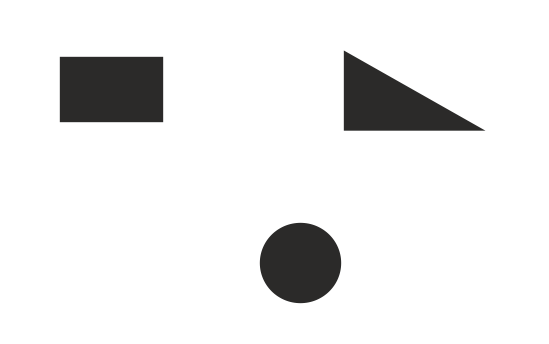
#> input picture ksztalty.png, 549 x 344 px
$ python segmentation.py
#> lines starting #> are read from the running program, lines starting #| are printed output that depends on the picture; after the words box and inside, x2 and y2 are one past the last pixel; in counts of white or black regions, pixels touching at a corner belong together
# segmentacja
import numpy as np
from functools import partial
import cv2

image = np.array([
    [1,0,0,0,1,0,0,1],
    [1,0,0,1,1,0,0,1],
    [1,1,0,0,0,0,1,1],
    [1,1,0,0,1,1,1,0],
    [1,1,1,0,0,0,0,0],
    [0,0,1,0,0,0,1,0],
    [1,0,1,0,0,0,1,1],
    [0,0,1,0,0,0,1,0],
])

current_index = 0


im = cv2.imread('ksztalty.png')
#> im is the input picture: shape (344, 549, 3); mean B, G, R 235.1, 235.2, 235.3
# im = cv2.resize(im, (512,256))
grey = cv2.cvtColor(im, cv2.COLOR_RGB2GRAY)
th, bin = cv2.threshold(grey,0, 255, cv2.THRESH_BINARY_INV+cv2.THRESH_OTSU)
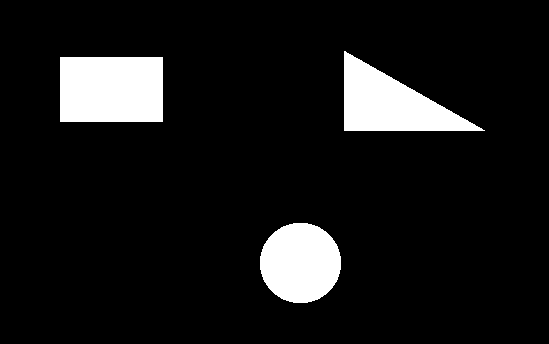
#> bin: shape (344, 549); 9.3% white; 3 white regions, box (x1, y1, x2, y2) and area: (60, 57, 163, 122) 6695, (344, 51, 485, 131) 5713, (260, 223, 341, 303) 5128
#> th = 148

def splitting(image):
    indices = image.copy()

    split(indices)
    merge(image, indices)
    indices[image == 0] = 0
    new_indices = clear_indices(indices)

    new_image = color_objects(image, new_indices)
    # cv2.imwrite('test.png',new_image)

    print(image)
    print(indices)
    #             y,x
    print(indices[3,6])
    print(new_indices)
    return new_image

def split(chunk, level=0):
#> called with level = 0
    global current_index
    try:
        size_x = len(chunk[0])
#> size_x = 549
    except IndexError:
        current_index += 1
        return current_index
    size_y = len(chunk)
#> size_y = 344
    a = int(size_x / 2)
#> a = 274
    b = int(size_y / 2)
#> b = 172
    temp = True
    for i in range(size_y):
        for j in range(size_x):
            if(chunk[i,j] != chunk[0,0]):
                temp = False
                break

    if not temp:
        f = partial(split, level=level+1)
        chunk[:b,:a] = f(chunk[:b,:a])
#> in split (call 2), `size_x = len(chunk[0])`: size_x = 274
#> in split (call 2), `size_y = len(chunk)`: size_y = 172
#> in split (call 2), `a = int(size_x / 2)`: a = 137
#> in split (call 2), `b = int(size_y / 2)`: b = 86
#> in split (call 4), `return np.full((size_y, size_x), current_index)`: returned value: shape (43, 68) int64; every value is 1
#> in split (call 5), `return np.full((size_y, size_x), current_index)`: returned value: shape (43, 69) int64; every value is 2
#> in split (call 2), `chunk[b:size_y, :a] = f(chunk[b:size_y, :a])`:
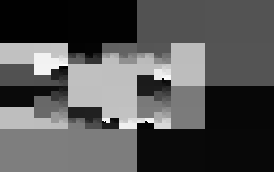
#> chunk: shape (172, 274); min 0, max 255, mean 84.1
#> chunk: shape (344, 549)
        chunk[:b, a:size_x] = f(chunk[:b, a:size_x])
        chunk[b:size_y, a:size_x] = f(chunk[b:size_y, a:size_x])
        chunk[b:size_y, :a] = f(chunk[b:size_y, :a])
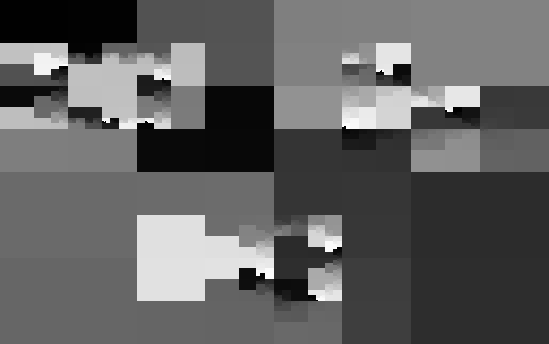
#> chunk: shape (344, 549); min 0, max 255, mean 96.6
        return chunk
    else:
        current_index += 1
        return np.full((size_y, size_x), current_index)

def merge(image, indices):
    LUT = np.zeros_like(image, bool)

    for y in range(len(indices)):
        # ostatni nie ustawiony
        last = None
        for x in range(len(indices[0])):

            if last is not None:
                if image[y, last] != image[y, x]:
                    # ustaw indeks wszystkich poprzednich
                    for index in range(x-1, last-1, -1):
                        indices[y,index] = indices[y, last]
                        print('Ustawiam(poprzedni)')
                        print(f'y: {y}, x: {index} last: {last}')
                        print(f'Ustawiam na {indices[y,last]}')
                    last = None

            directions = []
            if (y - 1) >= 0:
                directions.append((y-1, x))
            # [5 lines of commented-out code are left out]

            close_set = None
            for d in directions:
                try: # jesli znalazlem sasiada -> zapamietuje
                    if LUT[d] and image[d] == image[y,x]:
                        close_set = d
                        break
                except IndexError:
                    pass

            if close_set is not None:
                # ustawiam index od sasiada
                indices[y,x] = indices[close_set]

                # ustawiam indeks na prawo
                try:
                    if(image[y, x+1] == image[y,x]):
                        indices[y,x+1] = indices[close_set]
                except IndexError:
                    pass

                # ustaw wszystkie poprzednie piksele
                # na ten indeks
                if last is not None:
                    for index in range(x-1, last-1, -1):
                        indices[y,index] = indices[close_set]
                        print('Ustawiam(sasiad)')
                        print(f'y: {y}, x: {index} last: {last}')
                        print(f'Ustawiam na {indices[close_set]}')
                    last = None

            elif last is None:
                # zapamietuje ten indeks, jesli juz nie jest zapamietany
                last = x

            # [8 lines of commented-out code are left out]

            LUT[y,x] = True
#> this loop made 344 passes
#> (printed output is left out)
#> LUT: shape (344, 549) bool; every value is 1
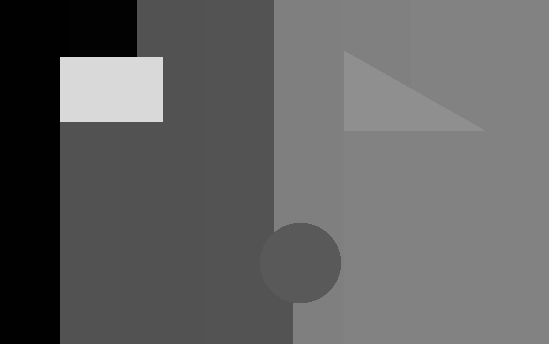
#> indices: shape (344, 549); min 1, max 217, mean 99.1
#> in splitting, `indices[image == 0] = 0`:
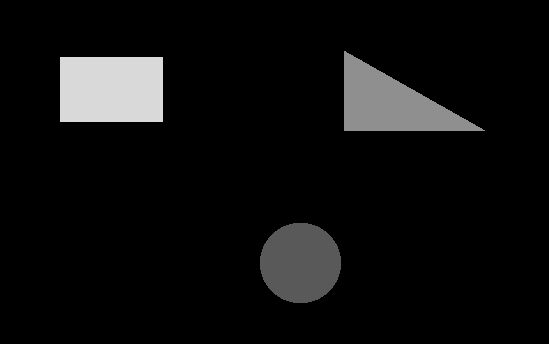
#> indices: shape (344, 549); min 0, max 217, mean 14.4

    # print(indices)

def clear_indices(indices):
    copy_ind = indices.copy()


    index = 2
    while(True):
        new_tab = copy_ind[copy_ind > index]
        if(len(new_tab) == 0):
            print('Nie ma juz wiecej indeksow')
            break
        min_index = np.amin(new_tab)

        copy_ind[copy_ind == min_index] = index
        index+=1
#> this loop made 4 passes
#> min_index on passes 1 to 3: 89, 143, 217
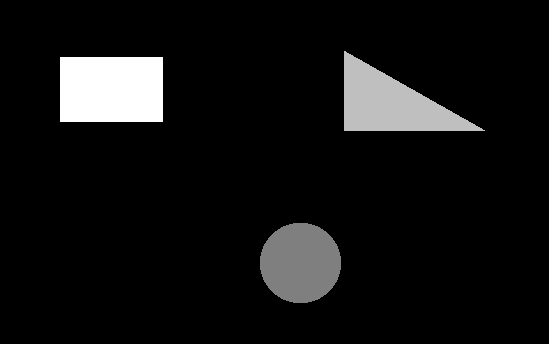
#> copy_ind: shape (344, 549); 9.29% of pixels changed, all inside (x1, y1, x2, y2) = (60, 51, 485, 303); drawn with min black and max white
#> after the loop, index = 5

    return copy_ind

def color_objects(image, indices):
    max_index = np.amax(indices)
#> max_index = 4
    # colored = np.zeros_like(image, dtype=tuple)
    colored = np.zeros((len(indices), len(indices[0]),3), np.uint8)
#> colored: shape (344, 549, 3); every value is 0
    colored[indices == 0] = (0, 0, 0)
    for i in range(1, max_index+1):
        colored[indices == i] = (13 * i, 25 * i, 30 * (max_index + 1 - i))
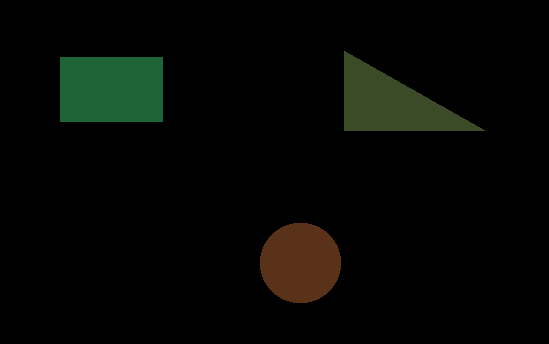
#> colored: shape (344, 549, 3); mean of channels 0, 1, 2 3.7, 7.2, 5.3; drawn as B, G, R

    return colored

# splitting(image)

cv2.imwrite('test.png',splitting(bin))
